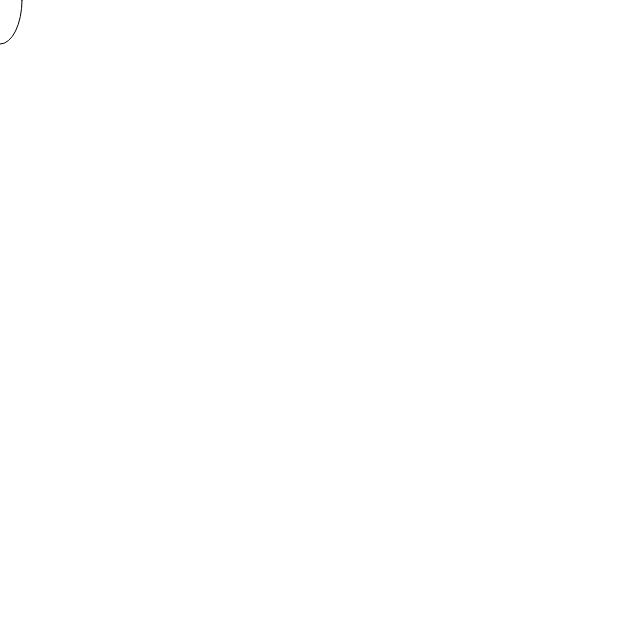
Frame 1 (no input)
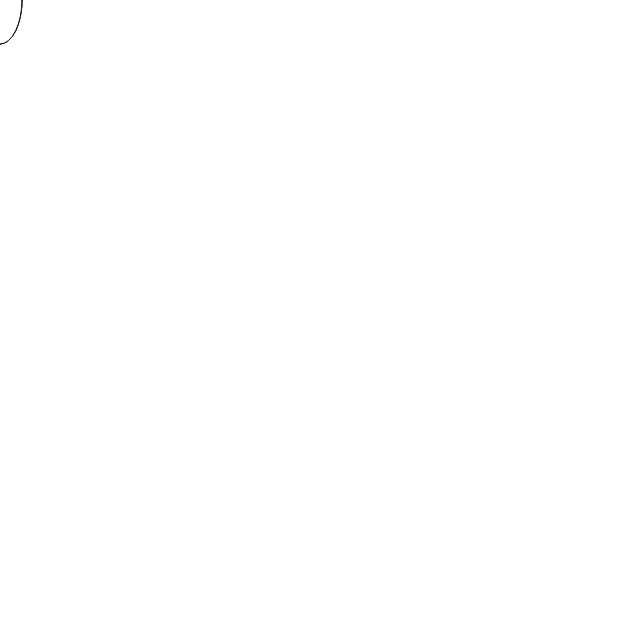
Frame 60 (no input)
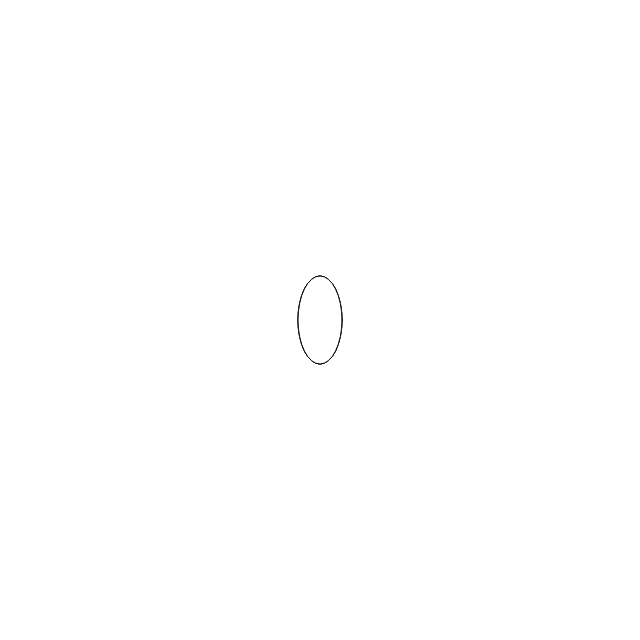
Frame 120 (the mouse pressed at the canvas centre since frame 60)

The p5.js sketch that drew these frames (run headless with seeded random() and noise() and a simulated clock; from frame 60 on, the mouse is pressed at the canvas centre):

// p5.js sketch
// ── sketch.js
function setup() {
    // put setup code here
    createCanvas(640, 640);
    background(255);
}

function draw() {
    // put drawing code here
    background(255, 50);
    ellipse(mouseX, mouseY, 44, 88);
}
